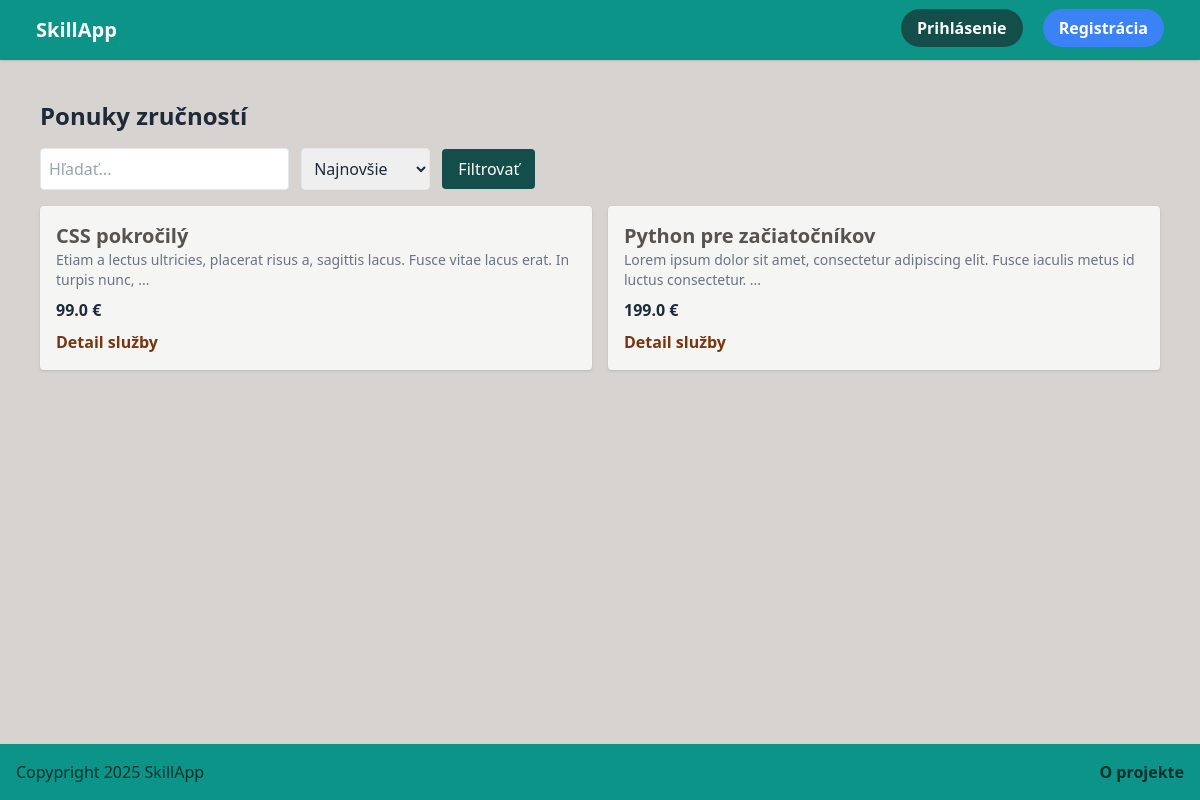
Before: / with the older database file.
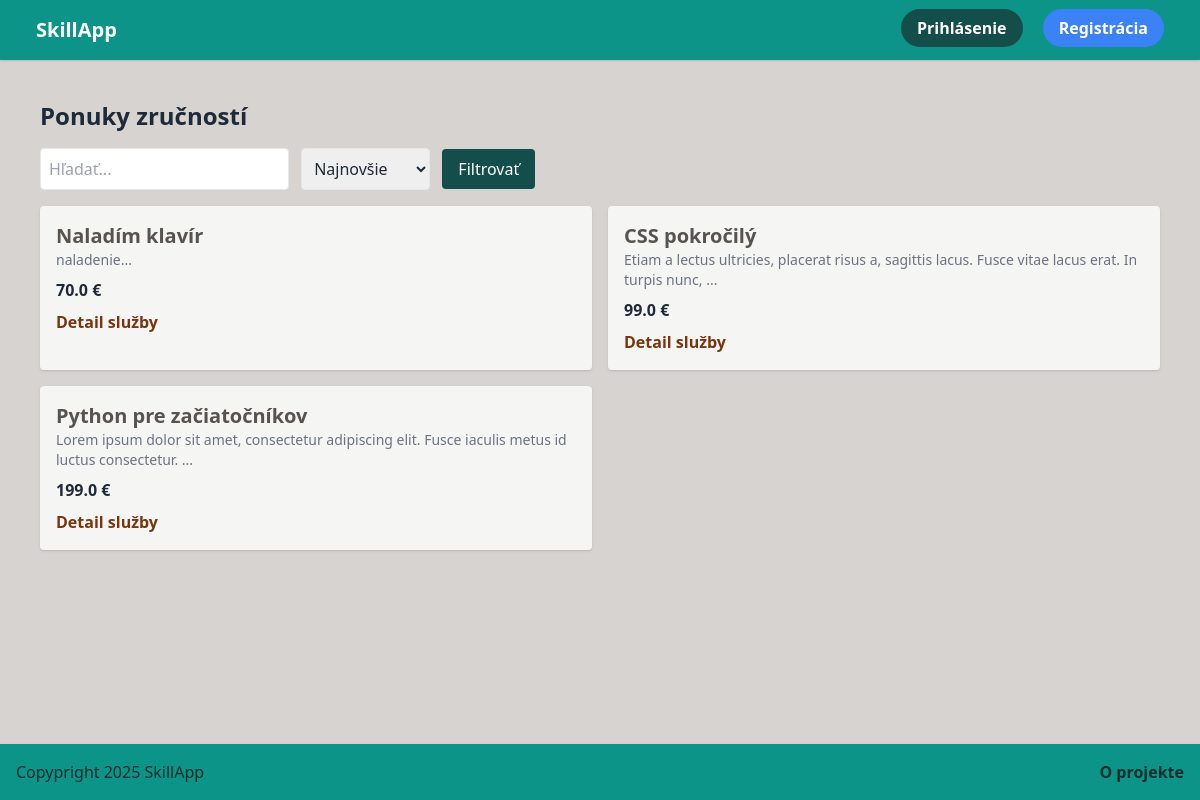
After: the same page with the newer database file.
### app.py (models this page shows)
class Service(db.Model):
    id = db.Column(db.Integer, primary_key=True)
    title = db.Column(db.String(100), nullable=False)
    description = db.Column(db.Text, nullable=False)
    price = db.Column(db.Float, nullable=False)
    user_id = db.Column(db.Integer, db.ForeignKey('user.id'), nullable=False)
    created_at = db.Column(db.DateTime, default=datetime.utcnow)

### app.py (the view)
@app.route('/')
def index():
    q = request.args.get('q', '')
    sort = request.args.get('sort', 'date')  # 'date' is default
    query = Service.query
    if q:
        query = query.filter(Service.title.contains(q))
    if sort == 'title':
        query = query.order_by(Service.title.asc())
    else:
        query = query.order_by(Service.created_at.desc())
    services = query.all()
    return render_template('index.html', services=services, query=q, sort=sort)

### templates/index.html (shortened to what this page needs)
{% extends 'base.html' %}
{% block content %}
<h1 class="text-2xl font-bold mb-4">Ponuky zručností</h1>
<form method="get" class="mb-4 space-x-2">
  <input type="text" name="q" placeholder="Hľadať..." value="{{ query }}" class="border p-2 rounded">
  <select name="sort" class="border p-2 rounded">
    <option value="date" {% if sort == 'date' %}selected{% endif %}>Najnovšie</option>
  </select>
  <button class="bg-teal-900 text-white hover:bg-teal-400 hover:text-teal-900 px-4 py-2 rounded">Filtrovať</button>
</form>
<div class="grid grid-cols-1 md:grid-cols-2 gap-4">
  {% for s in services %}
    <div class="bg-stone-100 p-4 rounded shadow">
      <h2 class="text-xl font-bold text-stone-600">{{ s.title }}</h2>
      <p class="text-sm text-gray-500">{{ s.description[:100] }}...</p>
      <p class="font-bold mt-2 mb-2">{{ s.price }} €</p>
      <a class="text-amber-900 font-bold" href="{{ url_for('service_detail', service_id=s.id) }}" class="text-blue-600 font-bold mt-8">Detail služby</a>
    </div>
  {% endfor %}
</div>
{% endblock %}

### templates/base.html (shortened to what this page needs)
<!DOCTYPE html>
<html lang="sk">
<head>
  <script src="https://cdn.tailwindcss.com"></script>
</head>
<body class="bg-stone-300 text-gray-800 flex flex-col min-h-screen">
  <nav class="shadow p-4 flex justify-between bg-teal-600">
    <a href="{{ url_for('index') }}" class="ml-5 font-bold text-white text-xl hover:text-teal-950">SkillApp</a>
    <div class="mr-5">
      {% if session.get('user_id') %}
        <a class="mr-4 bg-teal-900  hover:bg-teal-300 hover:text-teal-950 text-white font-bold py-2 px-4 rounded-full" href="{{ url_for('add') }}" class="mr-2">Pridať službu</a>
        <a class="bg-amber-900 hover:bg-amber-300 hover:text-amber-900 text-white font-bold py-2 px-4 rounded-full" href="{{ url_for('logout') }}">Odhlásiť sa</a>
      {% else %}
        <a class="mr-4 bg-teal-900  hover:bg-violet-700 text-white font-bold py-2 px-4 rounded-full" href="{{ url_for('login') }}" class="mr-2">Prihlásenie</a>
        <a class="bg-blue-500 hover:bg-blue-700 text-white font-bold py-2 px-4 rounded-full" href="{{ url_for('register') }}">Registrácia</a>
      {% endif %}
    </div>
  </nav>
  <div class="p-10">
    {% block content %}{% endblock %}
  </div>
    <footer class="bg-teal-600 text-teal-950 shadow p-4 flex justify-between sticky bottom-0 mt-auto">
        <p>Copypright 2025 SkillApp</p>
        <a class="font-bold text-teal-950 hover:text-white" href="{{ url_for('about') }}">O projekte</a>
    </footer>
</body>
</html>

Changed rows visible on the page:
added Service: title "Naladím klavír", description "naladenie", price "70.0"
